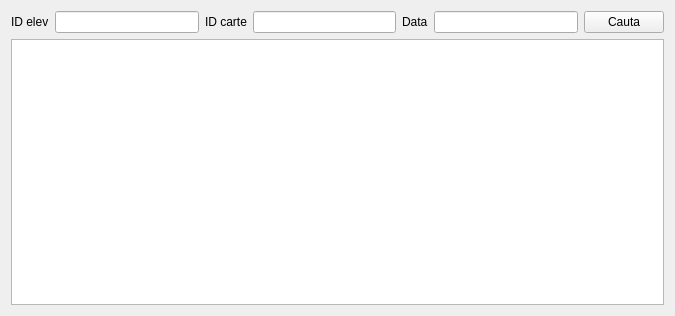
<?xml version="1.0" encoding="UTF-8"?>
<ui version="4.0">
 <class>Form</class>
 <widget class="QWidget" name="Form">
  <property name="geometry">
   <rect>
    <x>0</x>
    <y>0</y>
    <width>675</width>
    <height>316</height>
   </rect>
  </property>
  <property name="windowTitle">
   <string>Form</string>
  </property>
  <layout class="QVBoxLayout" name="verticalLayout">
   <item>
    <layout class="QHBoxLayout" name="horizontalLayout">
     <item>
      <widget class="QLabel" name="label">
       <property name="text">
        <string>ID elev</string>
       </property>
      </widget>
     </item>
     <item>
      <widget class="QLineEdit" name="lineEdit"/>
     </item>
     <item>
      <widget class="QLabel" name="label_2">
       <property name="text">
        <string>ID carte</string>
       </property>
      </widget>
     </item>
     <item>
      <widget class="QLineEdit" name="lineEdit_2"/>
     </item>
     <item>
      <widget class="QLabel" name="label_3">
       <property name="text">
        <string>Data</string>
       </property>
      </widget>
     </item>
     <item>
      <widget class="QLineEdit" name="lineEdit_3"/>
     </item>
     <item>
      <widget class="QPushButton" name="pushButton">
       <property name="text">
        <string>Cauta</string>
       </property>
      </widget>
     </item>
    </layout>
   </item>
   <item>
    <widget class="QTableView" name="tableView"/>
   </item>
  </layout>
 </widget>
 <resources/>
 <connections/>
</ui>
